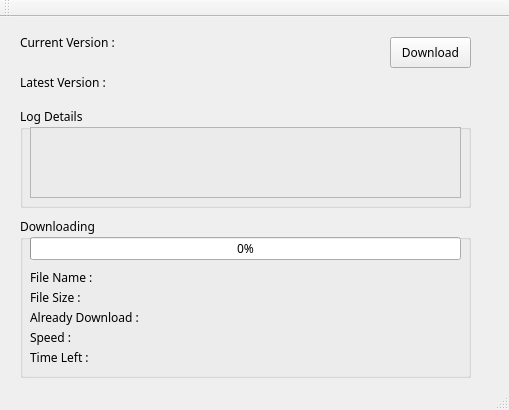
<?xml version="1.0" encoding="UTF-8"?>
<ui version="4.0">
 <class>MainWindow</class>
 <widget class="QMainWindow" name="MainWindow">
  <property name="geometry">
   <rect>
    <x>0</x>
    <y>0</y>
    <width>509</width>
    <height>410</height>
   </rect>
  </property>
  <property name="font">
   <font>
    <family>Microsoft YaHei</family>
   </font>
  </property>
  <property name="windowTitle">
   <string>MainWindow</string>
  </property>
  <widget class="QWidget" name="centralWidget">
   <widget class="QGroupBox" name="groupBox">
    <property name="geometry">
     <rect>
      <x>20</x>
      <y>90</y>
      <width>451</width>
      <height>101</height>
     </rect>
    </property>
    <property name="title">
     <string>Log Details</string>
    </property>
    <widget class="QTextEdit" name="textEdit">
     <property name="geometry">
      <rect>
       <x>10</x>
       <y>20</y>
       <width>431</width>
       <height>71</height>
      </rect>
     </property>
     <property name="styleSheet">
      <string notr="true">background-color: rgb(235, 235, 235);</string>
     </property>
     <property name="readOnly">
      <bool>true</bool>
     </property>
    </widget>
   </widget>
   <widget class="QLabel" name="currentVersionLabel">
    <property name="geometry">
     <rect>
      <x>20</x>
      <y>10</y>
      <width>151</width>
      <height>31</height>
     </rect>
    </property>
    <property name="text">
     <string>Current Version :</string>
    </property>
   </widget>
   <widget class="QLabel" name="latestVersionLabel">
    <property name="geometry">
     <rect>
      <x>20</x>
      <y>50</y>
      <width>151</width>
      <height>31</height>
     </rect>
    </property>
    <property name="text">
     <string>Latest Version :</string>
    </property>
   </widget>
   <widget class="QPushButton" name="downloadBtn">
    <property name="geometry">
     <rect>
      <x>390</x>
      <y>20</y>
      <width>81</width>
      <height>31</height>
     </rect>
    </property>
    <property name="text">
     <string>Download</string>
    </property>
   </widget>
   <widget class="QGroupBox" name="groupBox_2">
    <property name="geometry">
     <rect>
      <x>20</x>
      <y>200</y>
      <width>451</width>
      <height>161</height>
     </rect>
    </property>
    <property name="title">
     <string>Downloading</string>
    </property>
    <widget class="QLabel" name="fileNameLabel">
     <property name="geometry">
      <rect>
       <x>10</x>
       <y>50</y>
       <width>401</width>
       <height>21</height>
      </rect>
     </property>
     <property name="text">
      <string>File Name :</string>
     </property>
    </widget>
    <widget class="QLabel" name="fileSizeLabel">
     <property name="geometry">
      <rect>
       <x>10</x>
       <y>70</y>
       <width>401</width>
       <height>21</height>
      </rect>
     </property>
     <property name="text">
      <string>File Size :</string>
     </property>
    </widget>
    <widget class="QLabel" name="alreadDownloadLabel">
     <property name="geometry">
      <rect>
       <x>10</x>
       <y>90</y>
       <width>401</width>
       <height>21</height>
      </rect>
     </property>
     <property name="text">
      <string>Already Download :</string>
     </property>
    </widget>
    <widget class="QLabel" name="speedLabel">
     <property name="geometry">
      <rect>
       <x>10</x>
       <y>110</y>
       <width>401</width>
       <height>21</height>
      </rect>
     </property>
     <property name="text">
      <string>Speed :</string>
     </property>
    </widget>
    <widget class="QLabel" name="timeLeftLabel">
     <property name="geometry">
      <rect>
       <x>10</x>
       <y>130</y>
       <width>401</width>
       <height>21</height>
      </rect>
     </property>
     <property name="text">
      <string>Time Left :</string>
     </property>
    </widget>
    <widget class="QProgressBar" name="progressBar">
     <property name="geometry">
      <rect>
       <x>10</x>
       <y>20</y>
       <width>431</width>
       <height>23</height>
      </rect>
     </property>
     <property name="value">
      <number>0</number>
     </property>
     <property name="alignment">
      <set>Qt::AlignCenter</set>
     </property>
    </widget>
   </widget>
  </widget>
  <widget class="QMenuBar" name="menuBar">
   <property name="geometry">
    <rect>
     <x>0</x>
     <y>0</y>
     <width>509</width>
     <height>23</height>
    </rect>
   </property>
  </widget>
  <widget class="QToolBar" name="mainToolBar">
   <attribute name="toolBarArea">
    <enum>TopToolBarArea</enum>
   </attribute>
   <attribute name="toolBarBreak">
    <bool>false</bool>
   </attribute>
  </widget>
  <widget class="QStatusBar" name="statusBar"/>
 </widget>
 <layoutdefault spacing="6" margin="11"/>
 <resources/>
 <connections/>
</ui>
